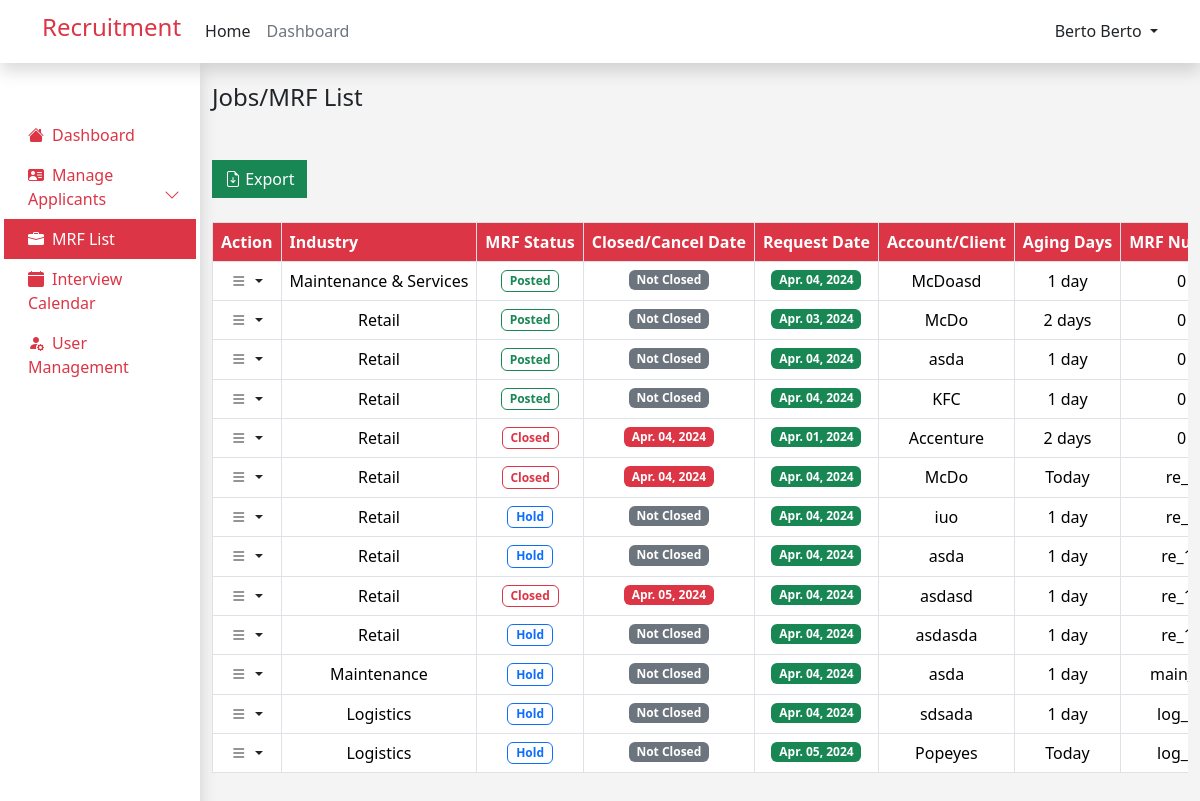
Before: /admin/mrf_list.php (signed in) with the older database file.
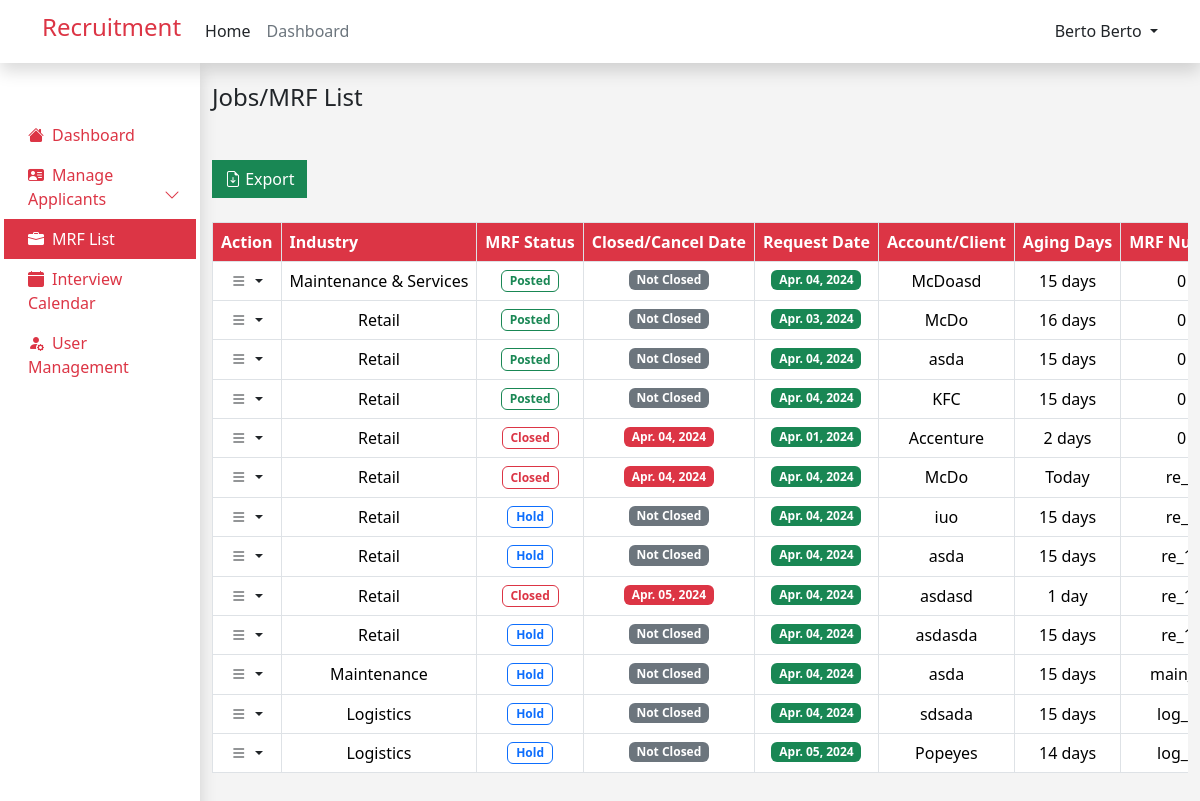
After: the same page with the newer database file.
### tables this page shows
CREATE TABLE `mrfs` (
  `id` int(11) NOT NULL,
  `industry` varchar(255) NOT NULL,
  `mrf_status` varchar(255) NOT NULL,
  `closed_date` date NOT NULL,
  `request_date` date NOT NULL DEFAULT current_timestamp(),
  `client` varchar(255) NOT NULL,
  `location` varchar(255) NOT NULL,
  `aging_days` varchar(255) NOT NULL,
  `mrf_number` varchar(255) NOT NULL,
  `new_request` varchar(255) NOT NULL,
  `head_count` int(11) NOT NULL,
  `job_position` varchar(255) NOT NULL,
  `contract_type` varchar(255) NOT NULL,
  `classification` varchar(255) NOT NULL,
  `placed` int(11) NOT NULL,
  `variance` int(11) NOT NULL,
  `cancel` int(11) NOT NULL,
  `job_description` text NOT NULL,
  `qualification` text NOT NULL,
  `remarks` text NOT NULL
);

### admin/mrf_list.php (the view, shortened to what the rows shown need)
<?php
include ('../admin/mrf_list_process.php');
$query = "SELECT * FROM mrfs";
$stmt = $conn->prepare($query);
$stmt->execute();
$result = $stmt->get_result();
include ('../components/header.php');
?>
<!DOCTYPE html>
<html lang="en">
<head>
</head>
<body style="background-color: #F4F4F4; ">
    <div class="container-fluid">
        <div class="row h-100">
            <div class="col-md-10 col-lg-9 col-xl-10  mt-3">
                <div class="table-responsive">
                    <table id="jobsTable" class="table table-hover table-bordered bg-white border">
                        <thead class="bg-danger ">
                            <tr>
                                <th class="bg-danger text-white nowrap">Action</th>
                                <th class="bg-danger text-white nowrap">Industry</th>
                                <th class="bg-danger text-white nowrap">MRF Status</th>
                                <th class="bg-danger text-white nowrap">Closed/Cancel Date</th>
                                <th class="bg-danger text-white nowrap">Request Date</th>
                                <th class="bg-danger text-white nowrap">Account/Client</th>
                                <th class="bg-danger text-white nowrap">Aging Days</th>
                                <th class="bg-danger text-white nowrap">MRF Number</th>
                            </tr>
                        </thead>
                        <tbody>
                            <?php
                            while ($row = mysqli_fetch_assoc($result)) {
                                ?>
                                <tr>
                                    <td class="text-center">
                                        <a href="#" class="link-danger text-decoration-none dropdown-toggle text-dark"
                                            id="dropdownUser2" data-bs-toggle="dropdown" aria-expanded="false">
                                            <i class="bi bi-list"></i>
                                        </a>
                                    </td>
                                    <td class="nowrap text-center">
                                        <?php echo $row['industry']; ?>
                                    </td>
                                    <td class="nowrap text-center">
                                        <?php
                                        $status = $row['mrf_status'];
                                        switch ($status) {
                                            case 'Post':
                                                ?>
                                                <span class=" badge badge border border-success text-success ">
                                                    Posted
                                                </span>
                                                <?php
                                                break;
                                            case 'Hold':
                                                ?>
                                                <span class=" badge badge border border-primary text-primary ">
                                                    Hold
                                                </span>
                                                <?php
                                                break;
                                                ?>
                                                <?php
                                            case 'Close':
                                                ?>
                                                <span class=" badge badge border border-danger text-danger ">
                                                    Closed
                                                </span>
                                                <?php
                                                break;
                                                ?>
                                                <?php
                                        }
                                        ?>
                                    </td>
                                    <td class="nowrap text-center">
                                        <?php
                                        if ($row['closed_date'] != "0000-00-00") {
                                            $formattedClosedDate = date("M. d, Y", strtotime($row['closed_date']));
                                            ?>
                                            <span class="badge text-bg-danger">
                                                <?php echo $formattedClosedDate; ?>
                                            </span>
                                            <?php
                                        } else {
                                            ?>
                                            <span class="badge text-bg-secondary">
                                                <?php echo "Not Closed"; ?>
                                            </span>
                                            <?php
                                        }
                                        ?>
                                    </td>
                                    <td class="nowrap text-center">
                                        <span class="badge text-bg-success">
                                            <?php
                                            $formattedClosedDate = date("M. d, Y", strtotime($row['request_date']));
                                            echo $formattedClosedDate;
                                            ?>
                                        </span>
                                    </td>
                                    <td class="nowrap text-center">
                                        <?php echo $row['client']; ?>
                                    </td>
                                    <td class="nowrap text-center">
                                        <?php
                                        if ($row['aging_days'] == 0) {
                                            echo "Today";
                                        } else {
                                            $agingDays = $row['aging_days'];
                                            $suffix = $agingDays == 1 ? "day" : "days";
                                            echo "$agingDays $suffix";
                                        }
                                        ?>
                                    </td>
                                    <td class="nowrap text-center">
                                        <?php echo $row['mrf_number']; ?>
                                    </td>
                                </tr>
                                <?php
                            }
                            ?>
                        </tbody>
                    </table>
                </div>
            </div>
        </div>
    </div>
</body>
</html>

Changed rows visible on the page:
changed mrfs "Maintenance & Services": aging_days "1" → "15"; aging_days "day" → "days"
changed mrfs "Apr. 03, 2024": aging_days "2" → "16"
changed mrfs (number 3 of 13 on the later page): aging_days "1" → "15"; aging_days "day" → "days"
changed mrfs "KFC": aging_days "1" → "15"; aging_days "day" → "days"
changed mrfs "iuo": aging_days "1" → "15"; aging_days "day" → "days"
changed mrfs "re_10": aging_days "1" → "15"; aging_days "day" → "days"
changed mrfs "asdasda": aging_days "1" → "15"; aging_days "day" → "days"
changed mrfs "Maintenance": aging_days "1" → "15"; aging_days "day" → "days"
changed mrfs "sdsada": aging_days "1" → "15"; aging_days "day" → "days"
changed mrfs "Popeyes": aging_days (not shown) → "14"; aging_days (not shown) → "days"; no longer shows "Today"
